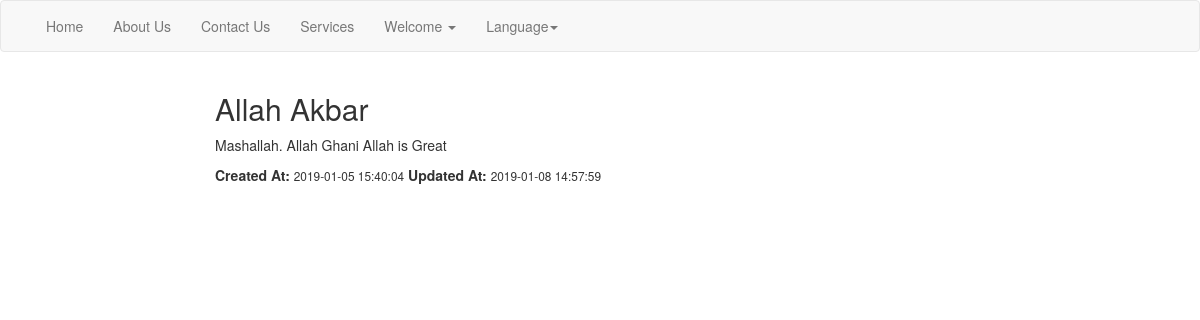
/post/show/1, run on the app's committed database.
### tables this page shows
CREATE TABLE `posts` (
  `id` int(11) NOT NULL,
  `title` varchar(255) NOT NULL,
  `body` text NOT NULL,
  `user_id` int(11) DEFAULT NULL,
  `created_at` timestamp NOT NULL DEFAULT CURRENT_TIMESTAMP,
  `updated_at` timestamp NOT NULL DEFAULT CURRENT_TIMESTAMP ON UPDATE CURRENT_TIMESTAMP
);

### application/controllers/Post.php (called while the page is built, shortened)
<?php
class Post extends MY_Controller {
 	 private $data = array();
	 public function __construct() {
		$this->load->model('crud_model');
	 }
	public function show($id) {
		$this->data['post']    = $this->crud_model->get('posts', $id);
		$this->_loadTemplate('posts/show');
	}
	private function _loadTemplate($view) {
		$this->load->view('template/header');
		$this->load->view('template/navbar');
		$this->load->view($view, $this->data);
		$this->load->view('template/footer');
	}
}

### index.php (called while the page is built, shortened)
<?php
require_once BASEPATH.'core/CodeIgniter.php';

### application/models/Crud_Model.php (called while the page is built, shortened)
<?php
class Crud_Model extends CI_Model {
	public function get($table, $id) {
		$this->db->where('id', $id);
		return $this->db->get($table)->row();
	}
}

### application/views/posts/show.php (the view, shortened to what this page needs)
<div classs="row">
	<div class="col-md-8 col-md-offset-2">
		<h2><?php echo $post->title; ?></h2>
		<p><?php echo $post->body; ?></p>
		<p>
			<strong>Created At: </strong><span class="small"><?php echo $post->created_at; ?></span>
			<strong>Updated At: </strong><span class="small"><?php echo $post->updated_at; ?></span>
		</p>
	</div>
</div>

### application/views/template/header.php (shortened to what this page needs)
<!DOCTYPE html>
<html>
<head>
  <link rel="stylesheet" href="https://maxcdn.bootstrapcdn.com/bootstrap/3.3.7/css/bootstrap.min.css">
</head>
<body>

### application/views/template/navbar.php (shortened to what this page needs)
<nav class="navbar navbar-default">
  <div class="container-fluid">
    <?php
	    if ($this->uri->segment(1) == "") {
	    	$class_home = 'class="active"';
	    } else {
	    	$class_home = '';
	    }
	    if ($this->uri->segment(1) == "about") {
	    	$class_about = 'class="active"';
	    } else {
	    	$class_about = '';
	    }
		if ($this->uri->segment(1) == "contact") {
	    	$class_contact = 'class="active"';
	    } else {
	    	$class_contact = '';
	    }
		if ($this->uri->segment(1) == "services") {
	    	$class_services = 'class="active"';
	    } else {
	    	$class_services = '';
	    }
    ?>
    <div class="collapse navbar-collapse" id="bs-example-navbar-collapse-1">
      <ul class="nav navbar-nav">
        <li <?php echo $class_home; ?> ><a href="<?php echo base_url(); ?>"><?php echo $this->lang->line('home_menu'); ?> </a></li>
        <li <?php echo $class_about; ?>><a href="<?php echo base_url().'about' ?>"><?php echo $this->lang->line('about_menu'); ?></a></li>
        <li <?php echo $class_contact; ?>><a href="<?php echo base_url().'contact' ?>"><?php echo $this->lang->line('contact_menu'); ?></a></li>
        <li <?php echo $class_services; ?> ><a href="<?php echo base_url().'services' ?>"><?php echo $this->lang->line('services_menu'); ?></a></li>
        <li class="dropdown">
          <a href="#" class="dropdown-toggle" data-toggle="dropdown" role="button" aria-haspopup="true" aria-expanded="false"><?php echo $this->lang->line('welcome_menu'); ?> <?php echo $this->session->userdata('username'); ?> <span class="caret"></span></a>
        </li>
        <li class="dropdown">
          <a href="#" class="dropdown-toggle" data-toggle="dropdown" role="button" aria-haspopup="true" aria-expanded="false">Language<span class="caret"></span></a>
        </li>
      </ul>
    </div>
  </div>
</nav>

### application/views/template/footer.php (shortened to what this page needs)
<div class="row">
	<div class="col-md-4 col-md-offset-4" align="center">
	<br/><br/>
	</div>
</div>
</body>
</html>

### data on the page
posts: title "Allah Akbar", body "Mashallah. Allah Ghani Allah is Great", created_at "2019-01-05 15:40:04", updated_at "2019-01-08 14:57:59"

### other printed values
$this->lang->line('home_menu') "Home"
$this->lang->line('about_menu') "About Us"
$this->lang->line('contact_menu') "Contact Us"
$this->lang->line('services_menu') "Services"
$this->lang->line('welcome_menu') "Welcome"
